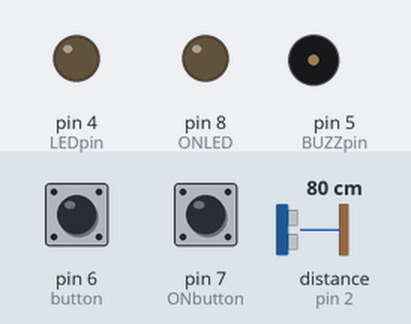
Recording of a sketch running on a simulated Arduino Uno, built with avr-gcc and run on an emulated ATmega328P. Shown: output pins drawn as LEDs (lit = HIGH), buzzer (waves = sounding, pin HIGH). Dashed ring = blinking. The inputs (shaded band) are chosen by the test bench; at power-on: pin 7 (ONbutton) LOW, pin 6 (button) LOW, distance to the obstacle (sensor on pin 2) 80 cm. The echo pulse lasts 58.3 µs per cm; pins used as bus, display or sensor lines are not drawn; what the sketch prints to the serial monitor is not drawn.

Above: at 1.2 s.
1.3 s: pin 7 (ONbutton) pulled HIGH for 0.15 s
At 1.9 s:
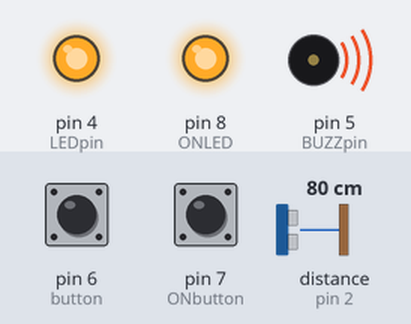
4.3 s: pin 6 (button) pulled HIGH for 0.15 s
At 4.41 s:
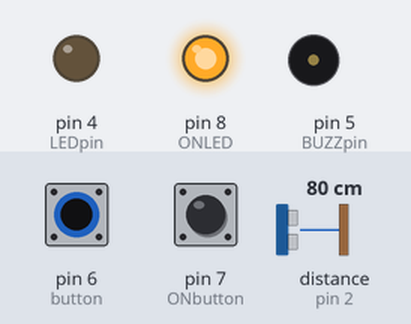
10.3 s: pin 6 (button) pulled HIGH for 3.2 s
At 14.5 s:
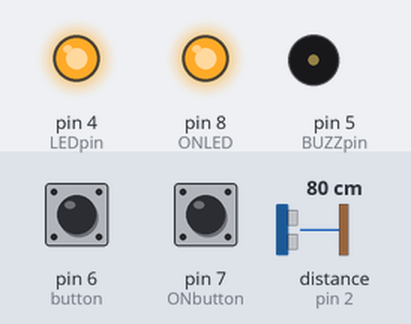
15.0 s: pin 7 (ONbutton) pulled HIGH for 1 s
At 15.52 s:
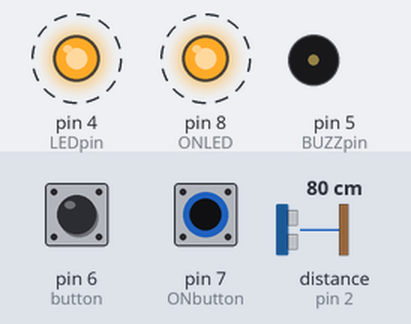
17.5 s: pin 7 (ONbutton) pulsed HIGH 5 times (0.12 s each, 0.3 s apart)
At 19.19 s:
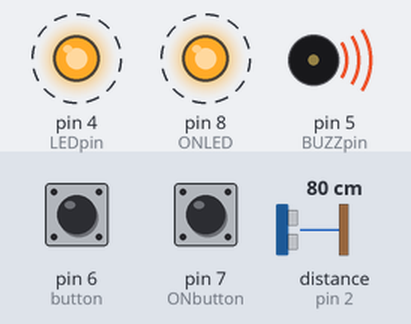
Timing chart, 0 to 23.0 s (numbered marks = the images above; inputs shaded):
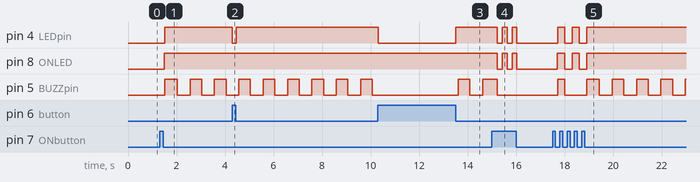

Measured:
- after the input at 1.3 s, pin 4 (LEDpin): LOW → HIGH after 0.21 s; pin 8 (ONLED): LOW → HIGH after 0.20 s; pin 5 (BUZZpin): alternates HIGH for 0.48 s and LOW for 0.53 s, starting after 0.21 s
- after the input at 4.3 s, pin 4 (LEDpin): HIGH → LOW at once, → HIGH 0.17 s later
- after the input at 10.3 s, pin 4 (LEDpin): HIGH → LOW at once, → HIGH 3.2 s later
- after the input at 15.0 s, pin 4 (LEDpin): alternates HIGH for 0.20 s and LOW for 0.21 s, 5 changes in all, then stays LOW, starting after 0.22 s; pin 8 (ONLED): alternates HIGH for 0.21 s and LOW for 0.20 s, 5 changes in all, then stays LOW, starting after 0.22 s
- after the input at 17.5 s, pin 4 (LEDpin): alternates HIGH for 0.30 s and LOW for 0.30 s, 5 changes in all, then stays HIGH, starting after 0.21 s; pin 8 (ONLED): alternates HIGH for 0.30 s and LOW for 0.30 s, 5 changes in all, then stays HIGH, starting after 0.20 s

The sketch:

Intruder_Sensor.ino
```cpp
// ---------------------------------------------------------------- //
// Intruder Sensor using Arduino Ultrasonic Sensor HC-SR04
// Writed by Calvin Nguyen
// Using Arduino IDE 1.8.7
// Using HC-SR04 Module
// Tested on 17 September 2019
// ---------------------------------------------------------------- //

#define echoPin 2 // attach pin D2 Arduino to pin Echo of HC-SR04
#define trigPin 3 //attach pin D3 Arduino to pin Trig of HC-SR04
#define LEDpin 4
#define BUZZpin 5
#define button 6
#define ONbutton 7
#define ONLED 8

// defines variables
long duration; // variable for the duration of sound wave travel
int distance; // variable for the distance measurement
int buttonState = 0;
long millisCount = 0;
long millisCatch = 0;
boolean alert = false;
int ONbuttonState = 0;
boolean ON = false;

void setup() {

  pinMode(trigPin, OUTPUT); // Sets the trigPin as an OUTPUT
  pinMode(echoPin, INPUT); // Sets the echoPin as an INPUT
  pinMode(LEDpin, OUTPUT);
  pinMode(BUZZpin, OUTPUT);
  pinMode(button, INPUT);
  pinMode(ONbutton, INPUT);
  pinMode(ONLED, OUTPUT);
  Serial.begin(9600); // // Serial Communication is starting with 9600 of baudrate speed
  Serial.println("Ultrasonic Sensor HC-SR04 Test"); // print some text in Serial Monitor
  Serial.println("with Arduino UNO R3");
  digitalWrite(LEDpin, LOW);
  digitalWrite(ONLED, LOW);

}
void loop() {

  Serial.println(digitalRead(ONbutton));
  ONbuttonState = digitalRead(ONbutton);

  //enable the alarm
  if ((ONbuttonState == HIGH) && (ON == false)){
    delay(200);
    digitalWrite(ONLED, HIGH);
    ON = true;
  }

  //disable alarm
  else if ((ONbuttonState == HIGH) && (ON == true)){
    delay(200);
    digitalWrite(ONLED, LOW);
    digitalWrite(BUZZpin, LOW);
    digitalWrite(LEDpin, LOW);
    alert = false;
    ON = false;
  }

  if (ON == true){
    Serial.println(digitalRead(button));
    millisCount = millis();

    // Clears the trigPin condition
    digitalWrite(trigPin, LOW);
    delayMicroseconds(2);

    // Sets the trigPin HIGH (ACTIVE) for 10 microseconds
    digitalWrite(trigPin, HIGH);
    delayMicroseconds(10);
    digitalWrite(trigPin, LOW);

    // Reads the echoPin, returns the sound wave travel time in microseconds
    duration = pulseIn(echoPin, HIGH);

    // Calculating the distance
    distance = duration * 0.034 / 2; // Speed of sound wave divided by 2 (go and back)

    // Displays the distance on the Serial Monitor
    Serial.print("Distance: ");
    Serial.print(distance);
    Serial.println(" cm");
    buttonState = digitalRead(button);

    //intruder trigger
    if (distance < 80){
      digitalWrite(LEDpin, HIGH);
      alert = true;
    }

    //Alarm after sensing intruder
    if (alert == true){
      if ((millisCount - millisCatch) < 500){
        digitalWrite(BUZZpin, HIGH);
      }
      if (((millisCount - millisCatch) < 1000) && ((millisCount - millisCatch) > 500)){
        digitalWrite(BUZZpin, LOW);
      }
      if ((millisCount - millisCatch) > 1000){
        millisCatch = millisCount;
      }
    }
    else{
      millisCatch = millisCount;
    }

    //reset alarm
    if (buttonState == HIGH){
      digitalWrite(BUZZpin, LOW);
      digitalWrite(LEDpin, LOW);
      alert = false;
    }

  }

}
```
